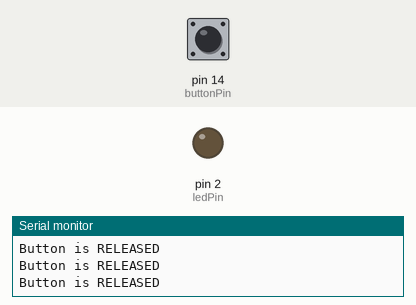
A sketch run on a simulated Arduino Uno, built with avr-gcc and run on an emulated ATmega328P. On the bench: output pins drawn as LEDs (lit = HIGH), the last lines printed to the serial monitor. The inputs (shaded band) are chosen by the test bench; at power-on: pin 14 (buttonPin) HIGH.

Above: at 1.2 s.
1.3 s: pin 14 (buttonPin) pulled LOW for 0.15 s
At 1.4 s:
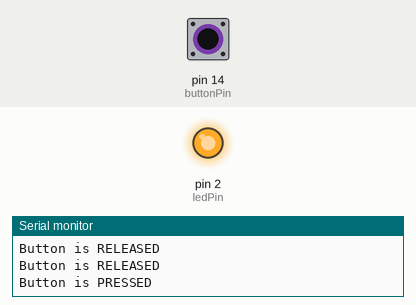
3.0 s: pin 14 (buttonPin) pulled LOW for 3.2 s
At 7.6 s:
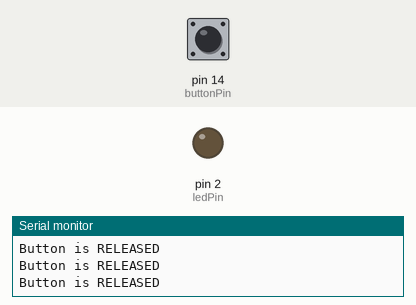
Timing chart, 0 to 9.1 s (numbered marks = the images above; inputs shaded):
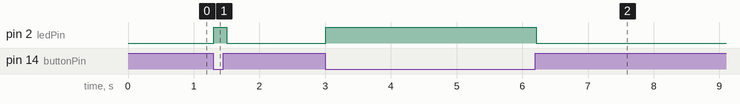

The sketch:

button_input.ino
```cpp
// SW pressed --> led off
// SW not pressed --> led on


int buttonPin = 14;  // GPIO connected to the button
int ledPin = 2;      // Built-in LED (change if using external)

void setup() {
  Serial.begin(115200);              // UART Serial output
  pinMode(buttonPin, INPUT_PULLUP);  // Use internal pull-up resistor
    // pinMode(buttonPin, INPUT_PULLDOWN);     // Use internal pull-down resistor //uncomment to see what happens
  pinMode(ledPin, OUTPUT);           // LED output
}

void loop() {
  int buttonState = digitalRead(buttonPin);  // Read button

  // Note: LOW = Pressed, because of pull-up logic
  Serial.print("Button is ");
  Serial.println(buttonState == LOW ? "PRESSED" : "RELEASED");

  // Turn on LED when button is pressed
  digitalWrite(ledPin, buttonState == LOW ? HIGH : LOW);

  delay(100);  // Avoid spamming output
}
```

Measured:
- after the input at 1.3 s, pin 2 (ledPin): LOW → HIGH at once, → LOW 0.20 s later
- after the input at 3.0 s, pin 2 (ledPin): LOW → HIGH at once, → LOW 3.2 s later
